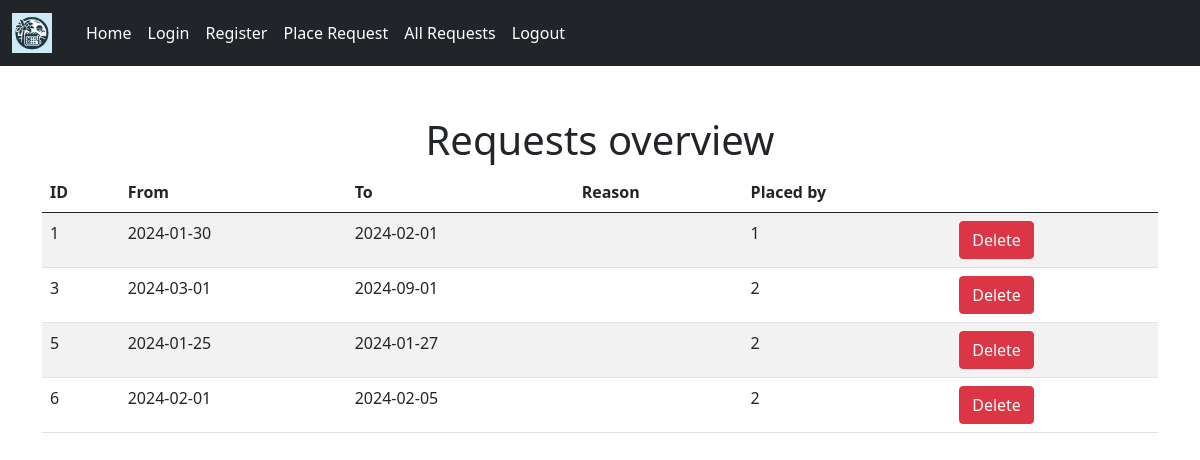
Screenshot of /all_requests (signed in) with the database file from the repository.
### app.py (models this page shows)
class Request(db.Model):
    __tablename__ = 'request'
    id = db.Column(db.Integer, primary_key=True)
    start_date = db.Column(db.String(100), nullable=False)
    end_date = db.Column(db.String(100), nullable=False)
    reason = db.Column(db.String(100), nullable=False)
    user_id = db.Column(db.Integer, db.ForeignKey('user.user_id'), nullable=False)
    def __repr__(self):
        return (f"'({self.start_date}', '{self.end_date}', '{self.reason})'")

### app.py (the view)
@app.route('/all_requests')
@login_required
def all_requests():
    requests_with_username = db.session.query(Request, UserObject.username).join(UserObject).all()
    print(requests_with_username)
    return render_template('all_requests.html', requests_with_username=requests_with_username)

### app.py (called while the page is built)
@login_manager.user_loader
def load_user(user_id):
    return User(user_id)

### templates/all_requests.html
{% extends "layout.html" %}
{% block content %}
    <div class="container">
        <h1>Requests overview</h1>
        <table class="table table-striped">
            <thead>
            <tr>
                <th>ID</th>
                <th>From</th>
                <th>To</th>
                <th>Reason</th>
                <th>Placed by</th>
                <th></th>
            </tr>
            </thead>
            <tbody>
            {% for request in requests_with_username %}
                <tr>
                    <td>{{ request[0].id }}</td>
                    <td>{{ request[0].start_date }}</td>
                    <td>{{ request[0].end_date }}</td>
                    <td>{{ request[0].reason }}</td>
                    <td>{{ request[1] }}</td>
                    <td>
                        <a href="/deleteRequest/{{ request[0].id }}" class="btn btn-danger">Delete</a>
                    </td>
                </tr>
            {% endfor %}
            </tbody>
        </table>
    </div>
{% endblock %}

### templates/layout.html (shortened to what this page needs)
<!DOCTYPE html>
<html lang="en">
<head>
    <link rel="stylesheet" href="https://cdn.jsdelivr.net/npm/bootstrap@5.0.0/dist/css/bootstrap.min.css">
</head>
<body>
<nav class="navbar navbar-expand-lg navbar-dark bg-dark">
    <div class="container-fluid">
        <a class="navbar-brand" href="#">
            <img src="{{ url_for('static', filename='icon.jpeg') }}" alt="Logo">
        </a>
        <div class="collapse navbar-collapse" id="navbarSupportedContent">
            <ul class="navbar-nav me-auto mb-2 mb-lg-0">
                <li class="nav-item">
                    <a class="nav-link active" aria-current="page" href="/home">Home</a>
                </li>
                <li class="nav-item ">
                    <a class="nav-link active" href="/login">Login</a>
                </li>
                <li class="nav-item ">
                    <a class="nav-link active" href="/register">Register</a>
                </li>
                <li class="nav-item ">
                    <a class="nav-link active" href="/request">Place Request</a>
                </li>
                <li class="nav-item ">
                    <a class="nav-link active" href="/all_requests">All Requests</a>
                </li>
                <li class="nav-item ">
                    <a class="nav-link active" href="/logout">Logout</a>
                </li>
            </ul>
        </div>
    </div>
</nav>
{% block content %}
{% endblock %}
</body>
</html>

### templates/layout.html (style rules this page uses)
.container { margin-top: 50px; }
h1 { text-align: center; }
.navbar-brand img { max-height: 40px; height: 40px; margin-right: 10px; }

### rows the page displays
Request: id "1", start_date "2024-01-30", end_date "2024-02-01", request "1"
Request: id "3", start_date "2024-03-01", end_date "2024-09-01", user "2"
Request: id "5", start_date "2024-01-25", end_date "2024-01-27", user "2"
Request: id "6", start_date "2024-02-01", end_date "2024-02-05", user "2"
